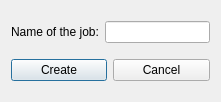
<?xml version="1.0" encoding="UTF-8"?>
<ui version="4.0">
 <class>newJob</class>
 <widget class="QDialog" name="newJob">
  <property name="geometry">
   <rect>
    <x>0</x>
    <y>0</y>
    <width>221</width>
    <height>102</height>
   </rect>
  </property>
  <property name="windowTitle">
   <string>Dialog</string>
  </property>
  <layout class="QGridLayout" name="gridLayout_2">
   <item row="0" column="0" colspan="2">
    <layout class="QGridLayout" name="gridLayout">
     <item row="0" column="1">
      <widget class="QLineEdit" name="lineEdit"/>
     </item>
     <item row="0" column="0">
      <widget class="QLabel" name="label">
       <property name="text">
        <string>Name of the job:</string>
       </property>
      </widget>
     </item>
    </layout>
   </item>
   <item row="1" column="0">
    <widget class="QPushButton" name="pushButton">
     <property name="text">
      <string>Create</string>
     </property>
    </widget>
   </item>
   <item row="1" column="1">
    <widget class="QPushButton" name="pushButton_2">
     <property name="text">
      <string>Cancel</string>
     </property>
    </widget>
   </item>
  </layout>
 </widget>
 <resources/>
 <connections/>
</ui>
